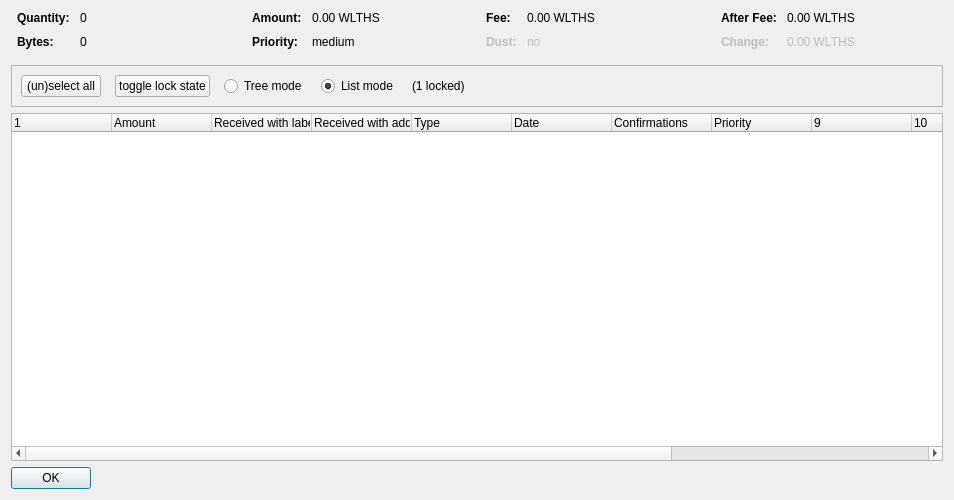
<?xml version="1.0" encoding="UTF-8"?>
<ui version="4.0">
 <class>CoinControlDialog</class>
 <widget class="QDialog" name="CoinControlDialog">
  <property name="geometry">
   <rect>
    <x>0</x>
    <y>0</y>
    <width>954</width>
    <height>500</height>
   </rect>
  </property>
  <property name="windowTitle">
   <string>Coin Selection</string>
  </property>
  <layout class="QVBoxLayout" name="verticalLayout">
   <item>
    <layout class="QHBoxLayout" name="horizontalLayoutTop" stretch="0,0,0,0">
     <property name="topMargin">
      <number>0</number>
     </property>
     <property name="bottomMargin">
      <number>10</number>
     </property>
     <item>
      <layout class="QFormLayout" name="formLayoutCoinControl1">
       <property name="horizontalSpacing">
        <number>10</number>
       </property>
       <property name="verticalSpacing">
        <number>10</number>
       </property>
       <property name="leftMargin">
        <number>6</number>
       </property>
       <property name="rightMargin">
        <number>6</number>
       </property>
       <item row="0" column="0">
        <widget class="QLabel" name="labelCoinControlQuantityText">
         <property name="font">
          <font>
           <weight>75</weight>
           <bold>true</bold>
          </font>
         </property>
         <property name="text">
          <string>Quantity:</string>
         </property>
        </widget>
       </item>
       <item row="0" column="1">
        <widget class="QLabel" name="labelCoinControlQuantity">
         <property name="cursor">
          <cursorShape>IBeamCursor</cursorShape>
         </property>
         <property name="contextMenuPolicy">
          <enum>Qt::ActionsContextMenu</enum>
         </property>
         <property name="text">
          <string notr="true">0</string>
         </property>
         <property name="textInteractionFlags">
          <set>Qt::LinksAccessibleByMouse|Qt::TextSelectableByKeyboard|Qt::TextSelectableByMouse</set>
         </property>
        </widget>
       </item>
       <item row="1" column="0">
        <widget class="QLabel" name="labelCoinControlBytesText">
         <property name="font">
          <font>
           <weight>75</weight>
           <bold>true</bold>
          </font>
         </property>
         <property name="text">
          <string>Bytes:</string>
         </property>
        </widget>
       </item>
       <item row="1" column="1">
        <widget class="QLabel" name="labelCoinControlBytes">
         <property name="cursor">
          <cursorShape>IBeamCursor</cursorShape>
         </property>
         <property name="contextMenuPolicy">
          <enum>Qt::ActionsContextMenu</enum>
         </property>
         <property name="text">
          <string notr="true">0</string>
         </property>
         <property name="textInteractionFlags">
          <set>Qt::LinksAccessibleByMouse|Qt::TextSelectableByKeyboard|Qt::TextSelectableByMouse</set>
         </property>
        </widget>
       </item>
      </layout>
     </item>
     <item>
      <layout class="QFormLayout" name="formLayoutCoinControl2">
       <property name="horizontalSpacing">
        <number>10</number>
       </property>
       <property name="verticalSpacing">
        <number>10</number>
       </property>
       <property name="leftMargin">
        <number>6</number>
       </property>
       <property name="rightMargin">
        <number>6</number>
       </property>
       <item row="0" column="0">
        <widget class="QLabel" name="labelCoinControlAmountText">
         <property name="font">
          <font>
           <weight>75</weight>
           <bold>true</bold>
          </font>
         </property>
         <property name="text">
          <string>Amount:</string>
         </property>
        </widget>
       </item>
       <item row="0" column="1">
        <widget class="QLabel" name="labelCoinControlAmount">
         <property name="cursor">
          <cursorShape>IBeamCursor</cursorShape>
         </property>
         <property name="contextMenuPolicy">
          <enum>Qt::ActionsContextMenu</enum>
         </property>
         <property name="text">
          <string notr="true">0.00 WLTHS</string>
         </property>
         <property name="textInteractionFlags">
          <set>Qt::LinksAccessibleByMouse|Qt::TextSelectableByKeyboard|Qt::TextSelectableByMouse</set>
         </property>
        </widget>
       </item>
       <item row="1" column="0">
        <widget class="QLabel" name="labelCoinControlPriorityText">
         <property name="font">
          <font>
           <weight>75</weight>
           <bold>true</bold>
          </font>
         </property>
         <property name="text">
          <string>Priority:</string>
         </property>
        </widget>
       </item>
       <item row="1" column="1">
        <widget class="QLabel" name="labelCoinControlPriority">
         <property name="cursor">
          <cursorShape>IBeamCursor</cursorShape>
         </property>
         <property name="contextMenuPolicy">
          <enum>Qt::ActionsContextMenu</enum>
         </property>
         <property name="text">
          <string>medium</string>
         </property>
         <property name="textInteractionFlags">
          <set>Qt::LinksAccessibleByMouse|Qt::TextSelectableByKeyboard|Qt::TextSelectableByMouse</set>
         </property>
        </widget>
       </item>
      </layout>
     </item>
     <item>
      <layout class="QFormLayout" name="formLayoutCoinControl3">
       <property name="horizontalSpacing">
        <number>10</number>
       </property>
       <property name="verticalSpacing">
        <number>10</number>
       </property>
       <property name="leftMargin">
        <number>6</number>
       </property>
       <property name="rightMargin">
        <number>6</number>
       </property>
       <item row="0" column="0">
        <widget class="QLabel" name="labelCoinControlFeeText">
         <property name="font">
          <font>
           <weight>75</weight>
           <bold>true</bold>
          </font>
         </property>
         <property name="text">
          <string>Fee:</string>
         </property>
        </widget>
       </item>
       <item row="0" column="1">
        <widget class="QLabel" name="labelCoinControlFee">
         <property name="cursor">
          <cursorShape>IBeamCursor</cursorShape>
         </property>
         <property name="contextMenuPolicy">
          <enum>Qt::ActionsContextMenu</enum>
         </property>
         <property name="text">
          <string notr="true">0.00 WLTHS</string>
         </property>
         <property name="textInteractionFlags">
          <set>Qt::LinksAccessibleByMouse|Qt::TextSelectableByKeyboard|Qt::TextSelectableByMouse</set>
         </property>
        </widget>
       </item>
       <item row="1" column="0">
        <widget class="QLabel" name="labelCoinControlLowOutputText">
         <property name="enabled">
          <bool>false</bool>
         </property>
         <property name="font">
          <font>
           <weight>75</weight>
           <bold>true</bold>
          </font>
         </property>
         <property name="text">
          <string>Dust:</string>
         </property>
        </widget>
       </item>
       <item row="1" column="1">
        <widget class="QLabel" name="labelCoinControlLowOutput">
         <property name="enabled">
          <bool>false</bool>
         </property>
         <property name="cursor">
          <cursorShape>IBeamCursor</cursorShape>
         </property>
         <property name="contextMenuPolicy">
          <enum>Qt::ActionsContextMenu</enum>
         </property>
         <property name="text">
          <string>no</string>
         </property>
         <property name="textInteractionFlags">
          <set>Qt::LinksAccessibleByMouse|Qt::TextSelectableByKeyboard|Qt::TextSelectableByMouse</set>
         </property>
        </widget>
       </item>
      </layout>
     </item>
     <item>
      <layout class="QFormLayout" name="formLayoutCoinControl4">
       <property name="horizontalSpacing">
        <number>10</number>
       </property>
       <property name="verticalSpacing">
        <number>10</number>
       </property>
       <property name="leftMargin">
        <number>6</number>
       </property>
       <property name="rightMargin">
        <number>6</number>
       </property>
       <item row="0" column="0">
        <widget class="QLabel" name="labelCoinControlAfterFeeText">
         <property name="font">
          <font>
           <weight>75</weight>
           <bold>true</bold>
          </font>
         </property>
         <property name="text">
          <string>After Fee:</string>
         </property>
        </widget>
       </item>
       <item row="0" column="1">
        <widget class="QLabel" name="labelCoinControlAfterFee">
         <property name="cursor">
          <cursorShape>IBeamCursor</cursorShape>
         </property>
         <property name="contextMenuPolicy">
          <enum>Qt::ActionsContextMenu</enum>
         </property>
         <property name="text">
          <string notr="true">0.00 WLTHS</string>
         </property>
         <property name="textInteractionFlags">
          <set>Qt::LinksAccessibleByMouse|Qt::TextSelectableByKeyboard|Qt::TextSelectableByMouse</set>
         </property>
        </widget>
       </item>
       <item row="1" column="0">
        <widget class="QLabel" name="labelCoinControlChangeText">
         <property name="enabled">
          <bool>false</bool>
         </property>
         <property name="font">
          <font>
           <weight>75</weight>
           <bold>true</bold>
          </font>
         </property>
         <property name="text">
          <string>Change:</string>
         </property>
        </widget>
       </item>
       <item row="1" column="1">
        <widget class="QLabel" name="labelCoinControlChange">
         <property name="enabled">
          <bool>false</bool>
         </property>
         <property name="cursor">
          <cursorShape>IBeamCursor</cursorShape>
         </property>
         <property name="contextMenuPolicy">
          <enum>Qt::ActionsContextMenu</enum>
         </property>
         <property name="text">
          <string notr="true">0.00 WLTHS</string>
         </property>
         <property name="textInteractionFlags">
          <set>Qt::LinksAccessibleByMouse|Qt::TextSelectableByKeyboard|Qt::TextSelectableByMouse</set>
         </property>
        </widget>
       </item>
      </layout>
     </item>
    </layout>
   </item>
   <item>
    <widget class="QFrame" name="frame">
     <property name="minimumSize">
      <size>
       <width>0</width>
       <height>40</height>
      </size>
     </property>
     <property name="frameShape">
      <enum>QFrame::StyledPanel</enum>
     </property>
     <property name="frameShadow">
      <enum>QFrame::Sunken</enum>
     </property>
     <layout class="QHBoxLayout" name="horizontalLayout">
      <item>
       <layout class="QHBoxLayout" name="horizontalLayoutPanel" stretch="0,0,0,0,0,0">
        <property name="spacing">
         <number>14</number>
        </property>
        <item>
         <widget class="QPushButton" name="pushButtonSelectAll">
          <property name="sizePolicy">
           <sizepolicy hsizetype="Maximum" vsizetype="Fixed">
            <horstretch>0</horstretch>
            <verstretch>0</verstretch>
           </sizepolicy>
          </property>
          <property name="text">
           <string>(un)select all</string>
          </property>
          <property name="autoDefault">
           <bool>false</bool>
          </property>
         </widget>
        </item>
        <item>
         <widget class="QPushButton" name="pushButtonToggleLock">
          <property name="sizePolicy">
           <sizepolicy hsizetype="Maximum" vsizetype="Fixed">
            <horstretch>0</horstretch>
            <verstretch>0</verstretch>
           </sizepolicy>
          </property>
          <property name="text">
           <string>toggle lock state</string>
          </property>
          <property name="autoDefault">
           <bool>false</bool>
          </property>
         </widget>
        </item>
        <item>
         <widget class="QRadioButton" name="radioTreeMode">
          <property name="sizePolicy">
           <sizepolicy hsizetype="Maximum" vsizetype="Fixed">
            <horstretch>0</horstretch>
            <verstretch>0</verstretch>
           </sizepolicy>
          </property>
          <property name="text">
           <string>Tree mode</string>
          </property>
         </widget>
        </item>
        <item>
         <widget class="QRadioButton" name="radioListMode">
          <property name="sizePolicy">
           <sizepolicy hsizetype="Maximum" vsizetype="Fixed">
            <horstretch>0</horstretch>
            <verstretch>0</verstretch>
           </sizepolicy>
          </property>
          <property name="text">
           <string>List mode</string>
          </property>
          <property name="checked">
           <bool>true</bool>
          </property>
         </widget>
        </item>
        <item>
         <widget class="QLabel" name="labelLocked">
          <property name="text">
           <string>(1 locked)</string>
          </property>
         </widget>
        </item>
        <item>
         <spacer name="horizontalSpacer">
          <property name="orientation">
           <enum>Qt::Horizontal</enum>
          </property>
          <property name="sizeHint" stdset="0">
           <size>
            <width>40</width>
            <height>20</height>
           </size>
          </property>
         </spacer>
        </item>
       </layout>
      </item>
     </layout>
    </widget>
   </item>
   <item>
    <widget class="CoinControlTreeWidget" name="treeWidget">
     <property name="contextMenuPolicy">
      <enum>Qt::CustomContextMenu</enum>
     </property>
     <property name="sortingEnabled">
      <bool>false</bool>
     </property>
     <property name="columnCount">
      <number>13</number>
     </property>
     <attribute name="headerShowSortIndiwlthsr" stdset="0">
      <bool>true</bool>
     </attribute>
     <attribute name="headerStretchLastSection">
      <bool>false</bool>
     </attribute>
     <column>
      <property name="text">
       <string/>
      </property>
     </column>
     <column>
      <property name="text">
       <string>Amount</string>
      </property>
     </column>
     <column>
      <property name="text">
       <string>Received with label</string>
      </property>
     </column>
     <column>
      <property name="text">
       <string>Received with address</string>
      </property>
     </column>
     <column>
      <property name="text">
	<string>Type</string>
      </property>
     </column>
     <column>
      <property name="text">	 
       <string>Date</string>
      </property>
     </column>
     <column>
      <property name="text">
       <string>Confirmations</string>
      </property>
      <property name="toolTip">
       <string>Confirmed</string>
      </property>
     </column>
     <column>
      <property name="text">
       <string>Priority</string>
      </property>
     </column>
     <column>
      <property name="text">
       <string/>
      </property>
     </column>
     <column>
      <property name="text">
       <string/>
      </property>
     </column>
     <column>
      <property name="text">
       <string/>
      </property>
     </column>
     <column>
      <property name="text">
       <string/>
      </property>
     </column>
     <column>
      <property name="text">
       <string/>
      </property>
     </column>
    </widget>
   </item>
   <item>
    <widget class="QDialogButtonBox" name="buttonBox">
     <property name="sizePolicy">
      <sizepolicy hsizetype="Maximum" vsizetype="Fixed">
       <horstretch>0</horstretch>
       <verstretch>0</verstretch>
      </sizepolicy>
     </property>
     <property name="orientation">
      <enum>Qt::Horizontal</enum>
     </property>
     <property name="standardButtons">
      <set>QDialogButtonBox::Ok</set>
     </property>
    </widget>
   </item>
  </layout>
 </widget>
 <customwidgets>
  <customwidget>
   <class>CoinControlTreeWidget</class>
   <extends>QTreeWidget</extends>
   <header>coincontroltreewidget.h</header>
  </customwidget>
 </customwidgets>
 <resources/>
 <connections/>
</ui>
